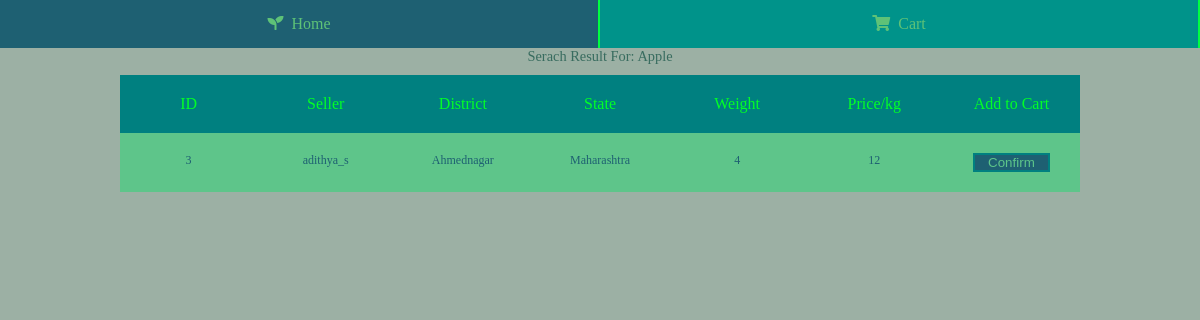
The page /buyer_portal/searchitem.php?item=apple on the database its author committed.
### tables this page shows
CREATE TABLE `product` (
  `product_id` int(11) NOT NULL,
  `product_type` varchar(15) DEFAULT NULL,
  `product_user` varchar(100) DEFAULT NULL,
  `product_weight` int(11) DEFAULT NULL,
  `product_pricePkg` int(11) DEFAULT NULL,
  `purchased_weight` int(11) DEFAULT '0'
);

CREATE TABLE `user_table` (
  `user_id` int(11) NOT NULL,
  `user_type` char(1) NOT NULL,
  `login_id` varchar(30) DEFAULT NULL,
  `user_name` varchar(100) NOT NULL,
  `user_email` varchar(100) DEFAULT NULL,
  `user_age` int(3) NOT NULL,
  `user_street` varchar(100) DEFAULT NULL,
  `user_state` varchar(50) NOT NULL,
  `user_district` varchar(50) NOT NULL,
  `wallet_amount` int(11) DEFAULT '0'
);

### buyer_portal/searchitem.php (the view, shortened to what this page needs)
<?php
    $item_type = $_GET['item'];
    include('../php/config.php');
    $query = "SELECT product_id,product_user,product_weight AS weight,user_state,user_district,product_pricePkg from product JOIN user_table on product.product_user=user_table.login_id where product_type='$item_type' AND product.product_weight>0 ORDER BY product_pricePkg";
    $result = mysqli_query($link, $query);
?>
<!DOCTYPE html>
<html>
<head>
    <link rel="stylesheet" type="text/css" href="../css/search.css">
    <link rel="stylesheet" href="https://use.fontawesome.com/releases/v5.7.2/css/all.css">
</head>
<body>
    <div class="nav">
        <ul class="navbar-container" id="navbar">
            <li class="icon main"><a href="buyer_portal.php"><i class="fas fa-seedling"></i>&nbsp Home</a></li>
            <li class="icon main"><a href="cart.php"><i class="fas fa-shopping-cart"></i></i>&nbsp Cart</a></li>
        </ul>
    </div>
    <div class="main-container">
        <div class="banner">
            <p>Serach Result for: <?php echo $_GET['item'];
                echo '<br>';
                ?>
            </p>
        </div>
        <div class="header">
            <div class="header-text">ID</div>
            <div class="header-text">Seller</div>
            <div class="header-text">District</div>
            <div class="header-text">State</div>
            <div class="header-text">Weight</div>
            <div class="header-text">Price/kg</div>
            <div class="header-text">Add to Cart</div>
        </div>
        <?php
        while ($row = mysqli_fetch_assoc($result)) {
                ?>
        <div class="table-row">
            <div class="text"><?php echo $row['product_id'] ?></div>
            <div class="text"><?php echo $row['product_user'] ?></div>
            <div class="text"><?php echo $row['user_district'] ?></div>
            <div class="text"><?php echo $row['user_state'] ?></div>
            <div class="text"><?php echo $row['weight'] ?></div>
            <div class="text"><?php echo $row['product_pricePkg'] ?></div>
            <div class="btn-wrapper">
                <form class="form-wrapper" method="POST">
                    <button class="remove-btn" name="button" type="submit" value="<?php echo $row['product_id'] ?>">Confirm</button>
                </form>
            </div>
        </div>
        <?php
             }
        ?>
    </div>
</body>
</html>

### css/search.css (style rules this page uses)
* { margin: 0; padding: 0; text-decoration: none; }
body,html { height: 100%; }
.navbar-container { min-height: 3vw; width: 100%; background-color: #00938A; display: flex; flex-direction: row; align-items: center; justify-content:space-between; font-family: 'Arvo', serif; font-size: 2vh; }
.navbar-container>li { height: 6vh; list-style-type: none; width: 10px; display: flex; flex-grow: 1; align-items: center; justify-content: center; border-right: 2px solid #00FF41; transition: background-color 500ms; }
.navbar-container li a { color: #5EC277; }
.navbar-container a { text-decoration: none; }
.main-container { min-height: calc(100% - 3vw); width: 100%; background: #9CB0A4; overflow-y: scroll; font-family: 'Arvo', serif; font-size: 2vh; color: #00FF26; display: flex; flex-direction: column; flex-wrap: wrap; justify-content: flex-start; align-items: center; }
.header { display: flex; flex-direction: row; flex-wrap: nowrap; margin-top: 10px; width: 80%; justify-content: space-evenly; }
.table-row { display: flex; flex-direction: row; flex-wrap: nowrap; width: 80%; justify-content: space-evenly; }
.header-text { flex-grow: 1; flex-basis: 0; overflow: hidden; white-space: nowrap; text-overflow: ellipsis; padding: 20px; text-align: center; background: teal; transition: background 0.2s ease-in; }
.text { flex-grow: 1; flex-basis: 0; overflow: hidden; white-space: nowrap; text-overflow: ellipsis; padding: 20px; text-align: center; background: #5EC58A; color: #1E6072; font-size: 1vw; transition: background 0.2s ease-in; }
.form-wrapper { height: 100%; width: 100%; display: flex; justify-content: center; }
.btn-wrapper { display: flex; flex-grow: 1; flex-basis: 0; justify-content: center; align-items: center; overflow: hidden; white-space: nowrap; text-overflow: ellipsis; padding: 20px; background: #5EC58A; }
.remove-btn { height: 100%; width: 80%; text-align: center; color: #5EC58A; cursor: pointer; background: #1E6072; border: teal solid 2px; transition: background 0.2s ease-in; }
.banner { display: table; width: 100%; height: 8%; background: #9CB0A4; position: relative; text-align: center; font-family: 'Arvo', serif; }
p { display: table-cell; position: relative; top: 50%; text-transform: capitalize; color: #386C5F; transition: opacity .5s ease-in-out; vertical-align: center; font-size: 1.2vw; }

### rows shown on the page
product: product_id "3", product_user "adithya_s", user_table.user_district "Ahmednagar", user_table.user_state "Maharashtra", product_weight "4", product_pricePkg "12"

### other values the page prints
$_GET['item'] "Apple"
